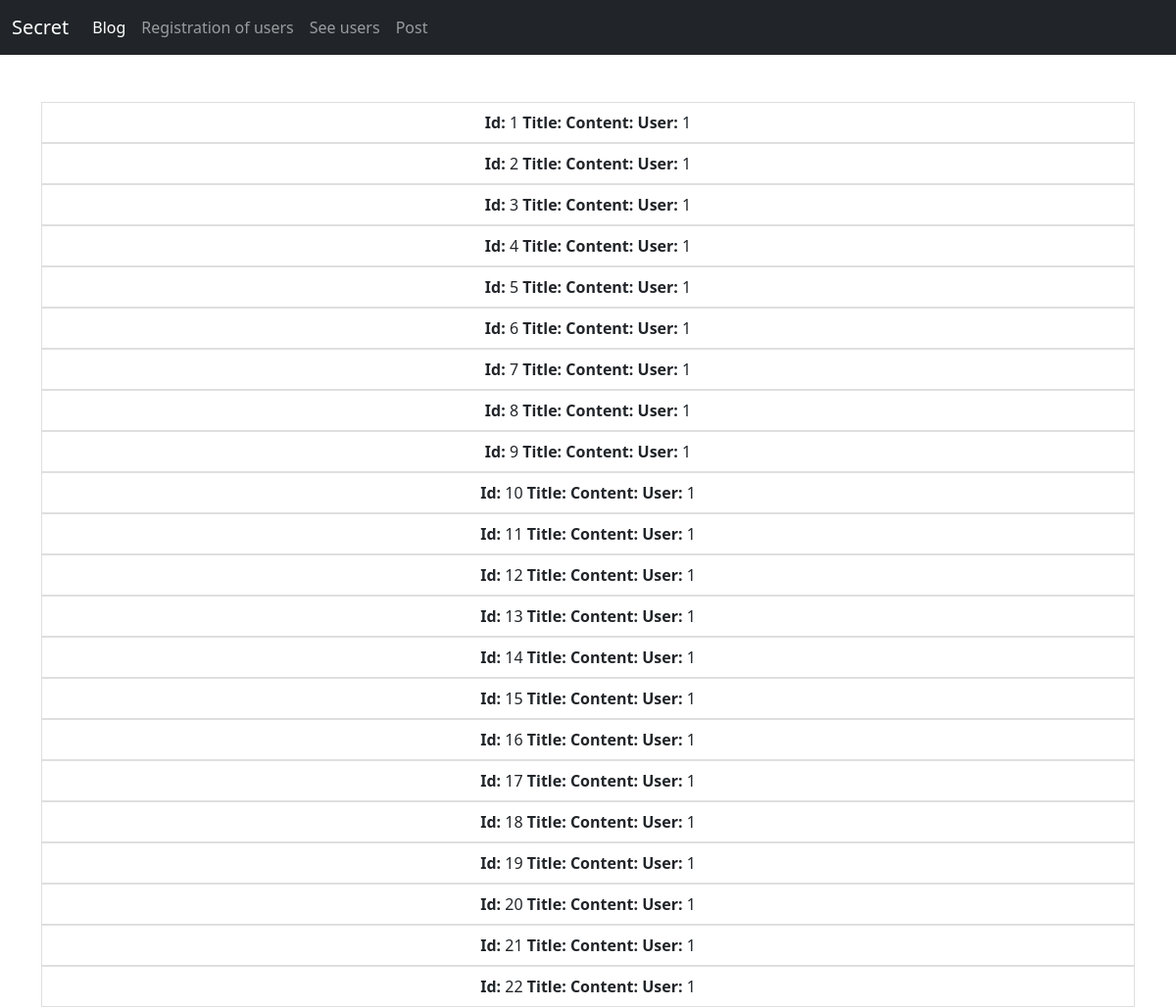
Screenshot of /7thWeekProject/get-post.php with the database file from the repository.
### tables this page shows
CREATE TABLE `posts` (
  `id` int(10) UNSIGNED NOT NULL,
  `user_id` int(10) UNSIGNED DEFAULT NULL
);

### 7thWeekProject/get-post.php (the view, shortened to what this page needs)
<?php
    $pdo = connect();
    $queryResPosts = $pdo->query('SELECT * FROM posts;');
?>
<!DOCTYPE html>
<html lang="en">
<head>
    <link href="https://cdn.jsdelivr.net/npm/bootstrap@5.1.3/dist/css/bootstrap.min.css" rel="stylesheet">
</head>
<body>
    <nav class="navbar navbar-dark bg-dark navbar-expand-lg ">
        <div class="container-fluid">
            <a class="navbar-brand" href="main.php">Secret</a>
            <div class="collapse navbar-collapse" id="navbarNavAltMarkup">
            <div class="navbar-nav">
                <a class="nav-link active" aria-current="page" href="get-post.php">Blog</a>
                <a class="nav-link" href="save-user-form.php">Registration of users</a>
                <a class="nav-link" href="get-users.php">See users</a>
                <a class="nav-link" href="save-form-post.php">Post</a>
            </div>
            </div>
        </div>
    </nav>
    <div class="container">
        <ul class="list-group text-center mt-5">
        <?php
                foreach($queryResPosts as $row) {
                    echo "<li> <strong>Id:</strong> {$row["id"]}   <strong>Title:</strong> {$row["title"]}  <strong>Content:</strong> {$row["content"]}   <strong>User:</strong> {$row["user_id"]}</li>";
                }
        ?>
        </ul>
    </div>
</body>
</html>

### 7thWeekProject/get-post.php (style rules this page uses)
li { position: relative; display: block; padding: 0.5rem 1rem; color: #212529; text-decoration: none; background-color: #fff; border: 1px solid rgba(0, 0, 0, 0.125); }

### rows the page displays
posts: id "1", user "1"
posts: id "2", user "1"
posts: id "3", user "1"
posts: id "4", user "1"
posts: id "5", user "1"
posts: id "6", user "1"
posts: id "7", user "1"
posts: id "8", user "1"
posts: id "9", user "1"
posts: id "10", user "1"
posts: id "11", user "1"
posts: id "12", user "1"
posts: id "13", user "1"
posts: id "14", user "1"
posts: id "15", user "1"
posts: id "16", user "1"
posts: id "17", user "1"
posts: id "18", user "1"
posts: id "19", user "1"
posts: id "20", user "1"
posts: id "21", user "1"
posts: id "22", user "1"
